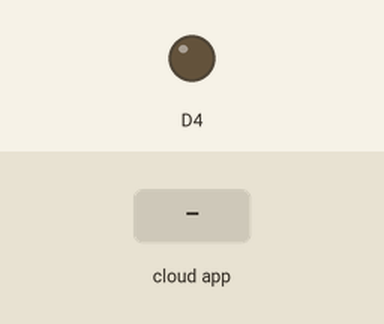
Simulated run of this sketch. Board: ESP8266 (NodeMCU). Shown: output pins drawn as LEDs (lit = HIGH). The test bench sets the inputs (shaded band). WiFi joins after 1.5 s; servers stay silent unless stated; the Firebase database answers and starts empty; what the sketch prints to the serial monitor is not drawn.

Above: at 2.7 s.
2.8 s: the phone or cloud app sets why to off
At 3.6 s:
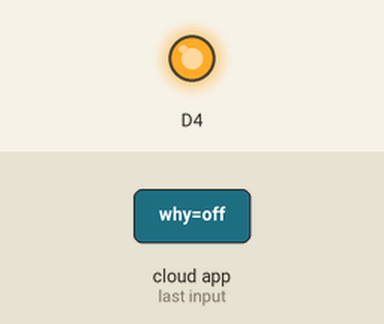
4.3 s: the phone or cloud app sets why to on
At 6.5 s:
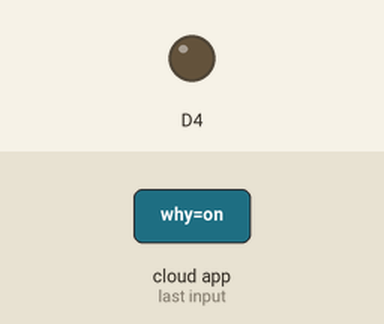
Timing chart, 0 to 8.0 s (numbered marks = the images above; inputs shaded):
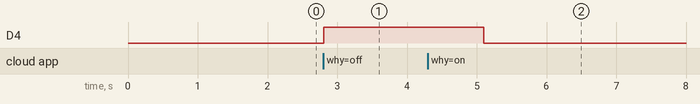

Measured:
- after the input at 2.8 s, D4: LOW → HIGH at once
- after the input at 4.3 s, D4: HIGH → LOW after 0.80 s

The sketch:

control_led_firebase.ino
```cpp
#include <ESP8266WiFi.h>
#include <FirebaseArduino.h>

// Set these to run example.
#define FIREBASE_HOST "techshopju-default-rtdb.firebaseio.com"
#define FIREBASE_AUTH "uxzCFIynuAb3bsSY3tlnWf31u184BtmpazrnyJa0"
#define WIFI_SSID "Smart"
#define WIFI_PASSWORD "menthokol"

void setup() {
  Serial.begin(9600);

  // connect to wifi.
  WiFi.begin(WIFI_SSID, WIFI_PASSWORD);
  Serial.print("connecting");
  while (WiFi.status() != WL_CONNECTED) {
    Serial.print(".");
    delay(500);
  }
  Serial.println();
  Serial.print("connected: ");
  Serial.println(WiFi.localIP());

  Firebase.begin(FIREBASE_HOST, FIREBASE_AUTH);
  pinMode(D4, OUTPUT);
}


void loop() {

  String s = Firebase.getString("why");
  if(s == "on")
  {
    digitalWrite(D4, 0);
  }
  if(s == "off")
  {
    digitalWrite(D4, 1);
  }

  delay(1000);
}
```
